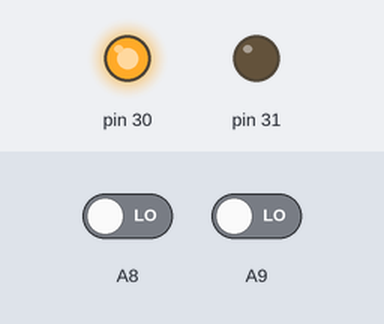
Recording of a sketch running on a simulated Arduino Mega 2560, built with avr-gcc and run on an emulated ATmega2560. Parts: output pins drawn as LEDs (lit = HIGH). The inputs (shaded band) are chosen by the test bench; at power-on: A8 LOW, A9 LOW. What the sketch prints to the serial monitor is not drawn.

Above: at 0.1 s.
At 1.1 s:
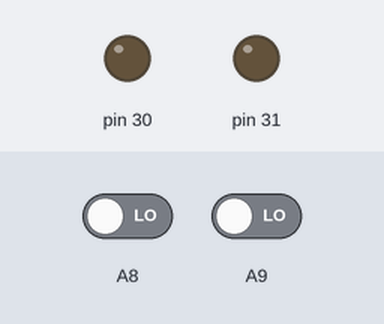
Timing chart, 0 to 2.6 s (numbered marks = the images above):
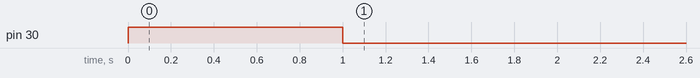

The sketch:

test_reciever.ino
```cpp
void setup() {
  Serial.begin(9600);
  pinMode(30,OUTPUT);
  pinMode(31,OUTPUT);
  digitalWrite(30,1);
  delay(1000);
  digitalWrite(30,0);
}

void loop() {
  int a = digitalRead(A8);
  int b = digitalRead(A9);
  Serial.print(a);
  Serial.println(b);
}
```
